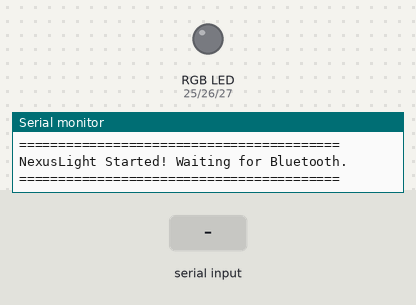
A program run on a simulated ESP32. On the bench: an RGB LED mixed from three pins (HIGH = lit), the last lines printed to the serial monitor. Inputs (shaded band) come from the test bench. Dim RGB values are drawn brighter than linear; random numbers use the default seed unless the program sets one; nothing arrives over Bluetooth unless stated.

Above: at 1.2 s.
1.3 s: "CICLO\n" received over the second serial link
At 1.46 s:
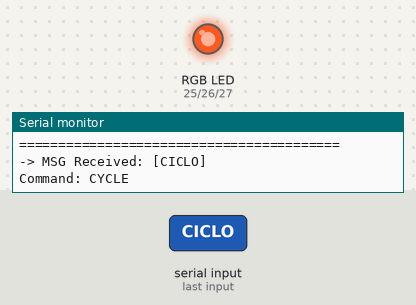
4.3 s: "FESTA\n" received over the second serial link
7.3 s: "R90\n" received over the second serial link
8.8 s: "G90\n" received over the second serial link
At 9.4 s:
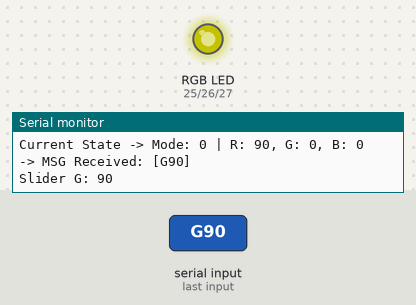
10.3 s: "R,45\n" received over the second serial link
At 10.8 s:
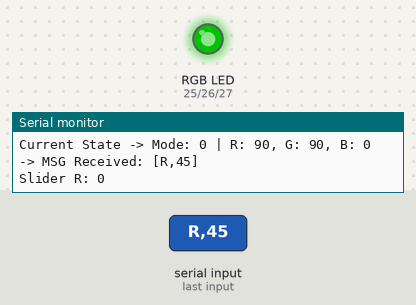
11.8 s: "B90\n" received over the second serial link
At 12.9 s:
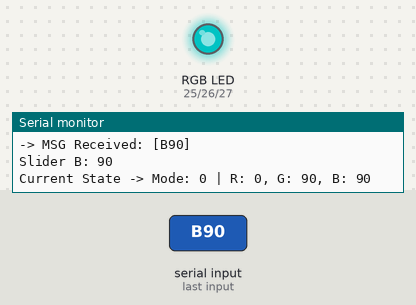
Timing chart, 0 to 14.3 s (numbered marks = the images above; inputs shaded):
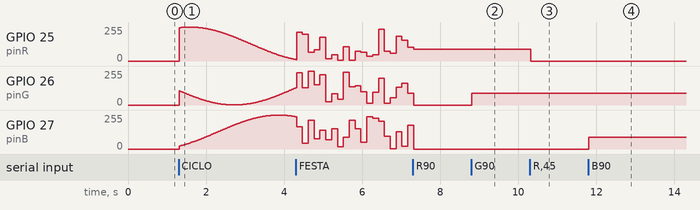

The program:

main.cpp
```cpp
#include <Arduino.h>
#include "BluetoothSerial.h"

BluetoothSerial SerialBT;

// MOSFET Pins
const int pinR = 25;
const int pinG = 26;
const int pinB = 27;

// Volatile state variables (shared between cores)
volatile int currentMode = -1;
volatile int valR = 0;
volatile int valG = 0;
volatile int valB = 0;

TaskHandle_t TaskBluetooth;

// --- FUNCTION PROTOTYPES ---
void setColor(int r, int g, int b);
void bluetoothTaskCode(void * parameter);
void partyPattern();
void cyclePattern();

void btCallback(esp_spp_cb_event_t event, esp_spp_cb_param_t *param) {
  if (event == ESP_SPP_SRV_OPEN_EVT) {
    Serial.println("====== PHONE CONNECTED SUCCESSFULLY! ======");
  } else if (event == ESP_SPP_CLOSE_EVT) {
    Serial.println("====== PHONE DISCONNECTED! ======");
  }
}

void setup() {
  Serial.begin(115200);

  pinMode(pinR, OUTPUT);
  pinMode(pinG, OUTPUT);
  pinMode(pinB, OUTPUT);

  // Ensure lights are off on startup
  setColor(0, 0, 0);

  SerialBT.register_callback(btCallback);
  SerialBT.begin("NexusLight");

  // DEBUG: Startup confirmation
  Serial.println("=========================================");
  Serial.println("NexusLight Started! Waiting for Bluetooth.");
  Serial.println("=========================================");

  // Pin Bluetooth task to Core 0
  xTaskCreatePinnedToCore(
    bluetoothTaskCode,
    "Task_Bluetooth",
    10000,
    NULL,
    1,
    &TaskBluetooth,
    0
  );
}

// ==========================================================
// CORE 0: BLUETOOTH MANAGEMENT
// ==========================================================
void bluetoothTaskCode(void * parameter) {
  for(;;) {
    if (SerialBT.available()) {
      String message = SerialBT.readStringUntil('\n');
      message.trim();

      // DEBUG: Display the exact received message
      Serial.print("-> MSG Received: [");
      Serial.print(message);
      Serial.println("]");

      if (message == "TOGGLE") {
        Serial.println("Command: TOGGLE");
        if (currentMode != -1) {
          currentMode = -1;  // If it was ON (Party, Cycle, or RGB), turn it OFF
        } else {
          currentMode = 0;   // If it was OFF, ALWAYS GO TO RGB MODE (0)
        }
      }
      else if (message == "M-1") {
        Serial.println("Command: M-1 (Force OFF on app connection)");
        currentMode = -1;
      }
      else if (message == "CICLO") {
        Serial.println("Command: CYCLE");
        currentMode = 1;
      }
      else if (message == "FESTA") {
        Serial.println("Command: PARTY");
        currentMode = 2;
      }
      else if (message.startsWith("R")) {
        valR = message.substring(1).toInt();
        if (currentMode != -1) currentMode = 0; // Switch to RGB mode if not currently OFF
        Serial.print("Slider R: "); Serial.println(valR);
      }
      else if (message.startsWith("G")) {
        valG = message.substring(1).toInt();
        if (currentMode != -1) currentMode = 0;
        Serial.print("Slider G: "); Serial.println(valG);
      }
      else if (message.startsWith("B")) {
        valB = message.substring(1).toInt();
        if (currentMode != -1) currentMode = 0;
        Serial.print("Slider B: "); Serial.println(valB);
      }
      else {
        Serial.println("Warning: Unknown or empty command!");
      }
    }

    // Small delay to yield to FreeRTOS watchdog
    vTaskDelay(10 / portTICK_PERIOD_MS);
  }
}

// ==========================================================
// CORE 1: LIGHT MANAGEMENT & ANIMATIONS
// ==========================================================
void loop() {
  // DEBUG: Periodic state print (every 2 seconds) to avoid flooding the terminal
  static unsigned long lastDebugPrint = 0;
  if (millis() - lastDebugPrint > 2000) {
      Serial.printf("Current State -> Mode: %d | R: %d, G: %d, B: %d\n", currentMode, valR, valG, valB);
      lastDebugPrint = millis();
  }

  if (currentMode == -1) {
    setColor(0, 0, 0);
    delay(50);
  }
  else if (currentMode == 0) {
    setColor(valR, valG, valB);
    delay(20);
  }
  else if (currentMode == 1) {
    cyclePattern();
  }
  else if (currentMode == 2) {
    partyPattern();
  }
}

// ---------------- ANIMATION FUNCTIONS ----------------

void partyPattern() {
  setColor(random(0, 256), random(0, 256), random(0, 256));
  delay(150);
}

void cyclePattern() {
  float time = millis() / 1000.0;
  int r = (sin(time) * 127) + 128;
  int g = (sin(time + 2.0) * 127) + 128;
  int b = (sin(time + 4.0) * 127) + 128;
  setColor(r, g, b);
  delay(20);
}

void setColor(int r, int g, int b) {
  analogWrite(pinR, constrain(r, 0, 255));
  analogWrite(pinG, constrain(g, 0, 255));
  analogWrite(pinB, constrain(b, 0, 255));
}
```

Measured:
- after the input at 1.3 s, GPIO 25 (pinR): rises from 0/255 to 255/255 in 0.26 s, then falls to 11/255 in 2.7 s; GPIO 27 (pinB): rises from 0/255 to 254/255 in 2.4 s, then falls to 242/255 in 0.57 s
- after the input at 8.8 s, GPIO 26 (pinG): 0/255 → 90/255 at once
- after the input at 10.3 s, GPIO 25 (pinR): 90/255 → 0/255 at once
- after the input at 11.8 s, GPIO 27 (pinB): 0/255 → 90/255 at once
